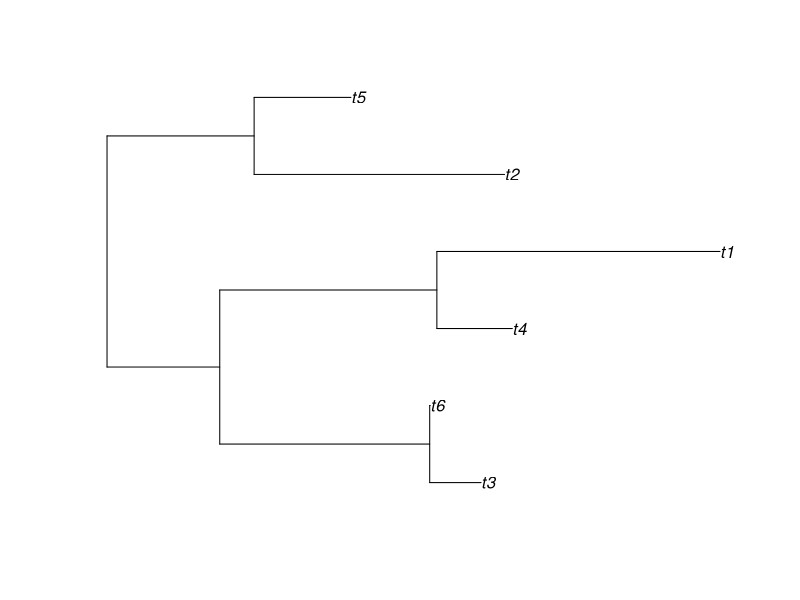

Source code (R):
library(tidyverse)
library(expm)

rm(list = ls())

# number of traits
N <- 6

#set.seed(944307) # sample(1e6,1)
tree <- ape::rtree(N); plot(tree)
A <-ape::vcv.phylo(tree, corr = T); A
I <- diag(N); I

# set variance values
s2_phy_1 <- 1
s2_res_1 <- 1.2
s2_phy_2 <- 1
s2_res_2 <- 0.5

# set correlation values and compute covariances
rho_phy <- 0.5
cov_phy <- rho_phy*sqrt(s2_phy_1*s2_phy_2);cov_phy
rho_res <- 0.6
cov_res <- rho_res*sqrt(s2_res_1*s2_res_2);cov_res

# signal
lambda_2 =  s2_phy_2/(s2_res_2 +s2_phy_2); lambda_2
lambda_1 =  s2_phy_1/(s2_res_1 +s2_phy_1); lambda_1

# if T, change rho_phy to force scalar solution
if(T){ 
  rho_phy = (lambda_2*sqrt(s2_res_1*s2_res_2)*rho_res)/((1-lambda_2)*sqrt(s2_phy_1*s2_phy_2));rho_phy
  cov_phy <- rho_phy*sqrt(s2_phy_1*s2_phy_2)
  (1-lambda_2)*sqrt(s2_phy_1*s2_phy_2)*rho_phy - lambda_2*sqrt(s2_res_1*s2_res_2)*rho_res # check = 0
}

# build 2x2 trait VCV matrices
Sigma_phy <- matrix(c(s2_phy_1,cov_phy,cov_phy,s2_phy_2),2,2)
Sigma_res <- matrix(c(s2_res_1,cov_res,cov_res,s2_res_2),2,2)

# compute partitions
Sigma_partition <- function(i,j) Sigma_phy[i,j]*A + Sigma_res[i,j]*I
Sigma_12 <- Sigma_partition(1,2)
Sigma_22 <- Sigma_partition(2,2)

# compute coefficient
beta <- Sigma_12 %*% solve(Sigma_22)
beta %>% round(5)

(cov_phy + cov_res)/(s2_res_2+s2_phy_2)

# to do: compute beta_pgls using known (i.e., true) VCV components 



# check series expansion
if(F){
  S <- function(a,b) a*A + b*I
  
  # nth order series term
  dfdx_n <- function(X,a,b,n,k=1){
    I <- diag(nrow(X))
    coef = ((-1)^n)*(b^n)*((a+b*k)^(-n-1))
    if(n==0) return(coef*I)
    else return(coef*((A - I) %^% n))
  }
  # sum of first N series terms
  f_inv_aprx <- function(X,a,b,N,k=1) 0:N %>% map(~dfdx_n(X,a,b,.x)) %>% reduce(`+`)
  
  A-I
  (A-I) %^% 10
  
  dfdx_n(A,1.6,1,8)
  
  
  # example
  a <- 1; b <- 0.5
  solve(S(a,b))
  f_inv_aprx(A,a,b,N = 2)
  
  solve(S(a,b)) - f_inv_aprx(A,a,b,N = 4)
}
